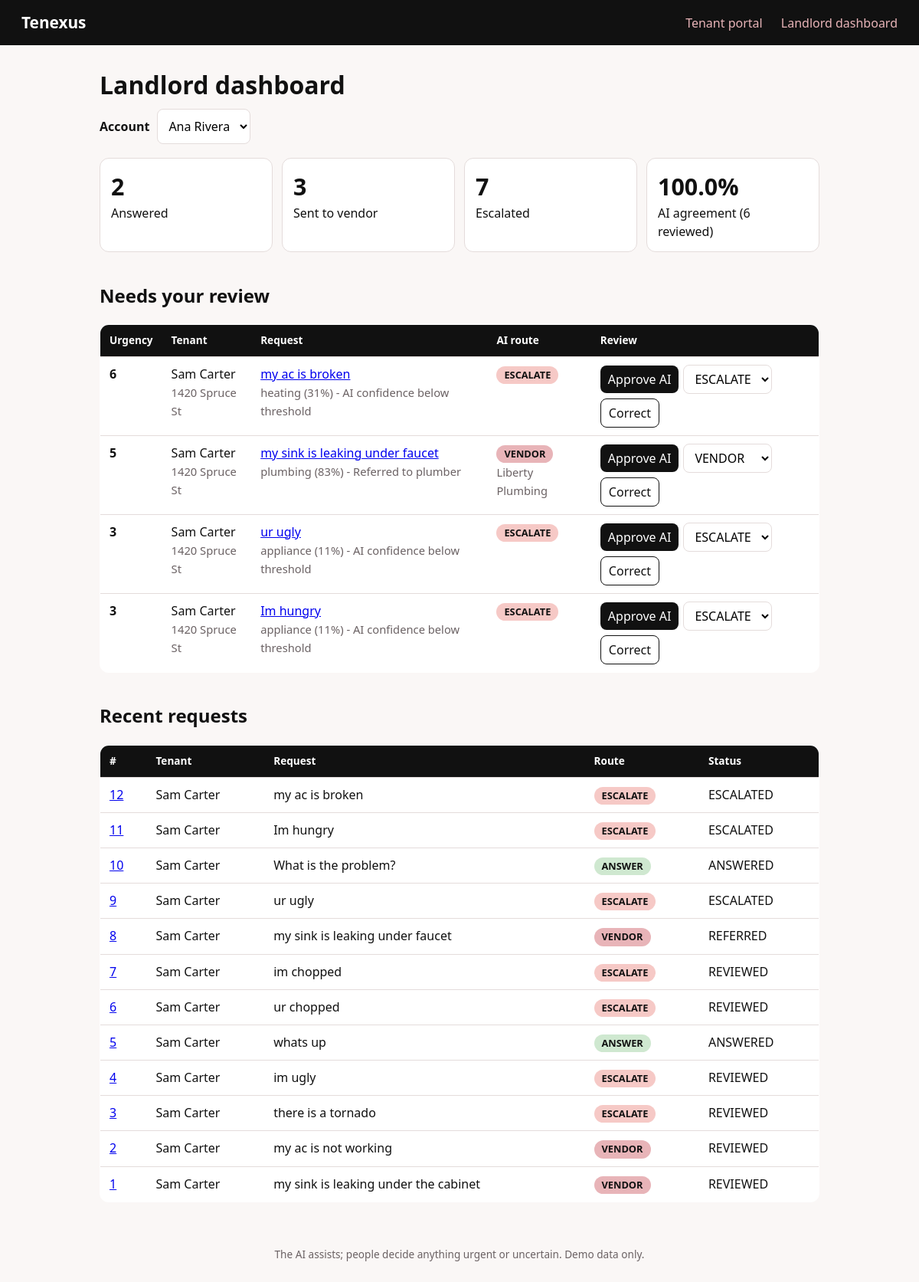
/dashboard, run on the app's committed database.
### tables this page shows
CREATE TABLE requests (
    id             INTEGER PRIMARY KEY,
    tenant_id      INTEGER NOT NULL REFERENCES tenants(id),
    property_id    INTEGER NOT NULL REFERENCES properties(id),
    message        TEXT NOT NULL CHECK (length(message) BETWEEN 5 AND 1000),
    created_at     TEXT NOT NULL DEFAULT (strftime('%Y-%m-%d %H:%M:%f', 'now')),
    category       TEXT NOT NULL CHECK (category IN
                   ('plumbing','electrical','heating','appliance','pests','lockout','safety','noise','question')),
    confidence     REAL NOT NULL CHECK (confidence BETWEEN 0 AND 1),
    urgency        INTEGER NOT NULL CHECK (urgency BETWEEN 0 AND 10),
    route          TEXT NOT NULL CHECK (route IN ('ANSWER','VENDOR','ESCALATE')),
    reason         TEXT NOT NULL,
    vendor_name    TEXT,
    vendor_phone   TEXT,
    answer_text    TEXT,
    status         TEXT NOT NULL CHECK (status IN
                   ('NEW','TRIAGED','ANSWERED','REFERRED','ESCALATED','REVIEWED')),
    landlord_route TEXT CHECK (landlord_route IN ('ANSWER','VENDOR','ESCALATE')),
    reviewed_at    TEXT,
    -- a request is reviewed exactly when the landlord's route is filled in
    CHECK ((landlord_route IS NULL) = (reviewed_at IS NULL))
);

CREATE TABLE tenants (
    id          INTEGER PRIMARY KEY,
    property_id INTEGER NOT NULL REFERENCES properties(id),
    name        TEXT NOT NULL CHECK (length(trim(name)) > 0),
    email       TEXT NOT NULL UNIQUE CHECK (email LIKE '%_@_%._%')
);

CREATE TABLE properties (
    id          INTEGER PRIMARY KEY,
    landlord_id INTEGER NOT NULL REFERENCES landlords(id),
    address     TEXT NOT NULL UNIQUE
);

### webapp/app.py (the view)
    @app.get("/dashboard")
    def dashboard():
        landlords = repo.list_landlords()
        landlord_id = request.args.get("landlord_id", type=int) or landlords[0]["id"]
        if repo.load_landlord(landlord_id) is None:
            raise NotFound("That landlord account does not exist.")
        return render_template("dashboard.html", landlords=landlords, landlord_id=landlord_id,
                               queue=repo.queue(landlord_id), recent=repo.recent(landlord_id),
                               stats=repo.stats(landlord_id), agreement=repo.agreement(landlord_id),
                               routes=ROUTES)

### webapp/repository.py (called while the page is built)
    @contextmanager
    def connect(self):
        conn = sqlite3.connect(self.db_path)
        conn.row_factory = sqlite3.Row
        conn.execute("PRAGMA foreign_keys = ON")
        try:
            yield conn
            conn.commit()
        except Exception:
            conn.rollback()
            raise
        finally:
            conn.close()

    def list_landlords(self):
        with self.connect() as db:
            return [dict(r) for r in db.execute("SELECT id, name FROM landlords ORDER BY id")]

    def load_landlord(self, landlord_id):
        with self.connect() as db:
            row = db.execute("SELECT * FROM landlords WHERE id = ?", (landlord_id,)).fetchone()
        return Landlord(row["id"], row["name"], row["email"]) if row else None

    def queue(self, landlord_id):
        with self.connect() as db:
            return [dict(r) for r in db.execute(
                "SELECT * FROM landlord_queue WHERE landlord_id = ? ORDER BY urgency DESC, created_at ASC, id ASC",
                (landlord_id,))]

    def recent(self, landlord_id, limit=15):
        with self.connect() as db:
            return [dict(r) for r in db.execute(
                "SELECT * FROM request_details WHERE landlord_id = ? ORDER BY created_at DESC, id DESC LIMIT ?",
                (landlord_id, limit))]

    def stats(self, landlord_id):
        counts = {"ANSWER": 0, "VENDOR": 0, "ESCALATE": 0}
        with self.connect() as db:
            for r in db.execute("SELECT route, total FROM request_stats WHERE landlord_id = ?", (landlord_id,)):
                counts[r["route"]] = r["total"]
        return counts

    def agreement(self, landlord_id):
        with self.connect() as db:
            row = db.execute("SELECT reviewed, agreed, agreement_pct FROM ai_agreement WHERE landlord_id = ?",
                             (landlord_id,)).fetchone()
        return dict(row) if row else {"reviewed": 0, "agreed": 0, "agreement_pct": None}

### webapp/templates/dashboard.html (shortened to what this page needs)
{% extends "base.html" %}
{% block content %}
<h1>Landlord dashboard</h1>
<form method="get" class="inline">
  <label for="landlord_id">Account</label>
  <select name="landlord_id" id="landlord_id" onchange="this.form.submit()">
    {% for l in landlords %}<option value="{{ l.id }}" {% if l.id == landlord_id %}selected{% endif %}>{{ l.name }}</option>{% endfor %}
  </select>
</form>
<section class="stats">
  <div class="stat"><span class="num">{{ stats.ANSWER }}</span><span>Answered</span></div>
  <div class="stat"><span class="num">{{ stats.VENDOR }}</span><span>Sent to vendor</span></div>
  <div class="stat"><span class="num">{{ stats.ESCALATE }}</span><span>Escalated</span></div>
  <div class="stat"><span class="num">{% if agreement.agreement_pct is not none %}{{ agreement.agreement_pct }}%{% else %}-{% endif %}</span>
    <span>AI agreement ({{ agreement.reviewed }} reviewed)</span></div>
</section>
<h2>Needs your review</h2>
{% if queue %}
<table>
  <tr><th>Urgency</th><th>Tenant</th><th>Request</th><th>AI route</th><th>Review</th></tr>
  {% for q in queue %}
  <tr>
    <td><strong>{{ q.urgency }}</strong></td>
    <td>{{ q.tenant_name }}<br><span class="muted">{{ q.property_address }}</span></td>
    <td><a href="{{ url_for('request_page', request_id=q.id) }}">{{ q.message }}</a><br>
        <span class="muted">{{ q.category }} ({{ '%.0f' % (q.confidence * 100) }}%) - {{ q.reason }}</span></td>
    <td><span class="pill {{ q.route|lower }}">{{ q.route }}</span>{% if q.vendor_name %}<br><span class="muted">{{ q.vendor_name }}</span>{% endif %}</td>
    <td>
      <form method="post" action="{{ url_for('review_form', request_id=q.id) }}" class="review">
        <button name="action" value="approve" type="submit">Approve AI</button>
        <select name="route" aria-label="Correct route">
          {% for r in routes %}<option value="{{ r }}" {% if r == q.route %}selected{% endif %}>{{ r }}</option>{% endfor %}
        </select>
        <button name="action" value="correct" type="submit" class="secondary">Correct</button>
      </form>
    </td>
  </tr>
  {% endfor %}
</table>
{% else %}<p class="muted">Nothing is waiting for you.</p>{% endif %}
<h2>Recent requests</h2>
{% if recent %}
<table>
  <tr><th>#</th><th>Tenant</th><th>Request</th><th>Route</th><th>Status</th></tr>
  {% for r in recent %}
  <tr>
    <td><a href="{{ url_for('request_page', request_id=r.id) }}">{{ r.id }}</a></td>
    <td>{{ r.tenant_name }}</td><td>{{ r.message }}</td>
    <td><span class="pill {{ r.route|lower }}">{{ r.route }}</span></td><td>{{ r.status }}</td>
  </tr>
  {% endfor %}
</table>
{% else %}<p class="muted">No requests yet. Send one from the tenant portal.</p>{% endif %}
{% endblock %}

### webapp/templates/base.html (shortened to what this page needs)
<!doctype html>
<html lang="en">
<head>
  <link rel="stylesheet" href="{{ url_for('static', filename='style.css') }}">
</head>
<body>
  <header class="top">
    <a class="brand" href="{{ url_for('portal') }}">Tenexus</a>
    <nav>
      <a href="{{ url_for('portal') }}">Tenant portal</a>
      <a href="{{ url_for('dashboard') }}">Landlord dashboard</a>
    </nav>
  </header>
  <main>{% block content %}{% endblock %}</main>
  <footer>The AI assists; people decide anything urgent or uncertain. Demo data only.</footer>
</body>
</html>

### webapp/static/style.css (style rules this page uses)
:root { --ink:#111; --bg:#faf7f6; --pink:#e8b4b8; --pink-dark:#c98a90; --line:#e4dcdb; --muted:#6b6264; }
* { box-sizing: border-box; }
body { margin:0; font-family: system-ui, -apple-system, "Segoe UI", Arial, sans-serif; background:var(--bg); color:var(--ink); line-height:1.5; }
.top { display:flex; justify-content:space-between; align-items:center; background:var(--ink); padding:14px 28px; }
.brand { color:#fff; font-weight:700; font-size:1.3rem; text-decoration:none; }
.top nav a { color:var(--pink); margin-left:20px; text-decoration:none; }
main { max-width:980px; margin:28px auto; padding:0 20px; }
footer { text-align:center; color:var(--muted); font-size:.85rem; padding:30px 10px; }
h1 { margin:.2em 0; }
h2 { margin-top:1.6em; }
.muted { color:var(--muted); font-size:.92rem; }
label { display:block; font-weight:600; margin:12px 0 4px; }
select, textarea { width:100%; padding:10px; border:1px solid var(--line); border-radius:8px; font:inherit; background:#fff; }
button { background:var(--ink); color:#fff; border:0; padding:10px 18px; border-radius:8px; font:inherit; cursor:pointer; margin-top:14px; }
button.secondary { background:#fff; color:var(--ink); border:1px solid var(--ink); }
.pill { display:inline-block; padding:2px 10px; border-radius:999px; font-size:.8rem; font-weight:700; background:var(--pink); color:var(--ink); }
.pill.escalate { background:#f6c9c6; }
.pill.answer { background:#cfe8d0; }
.stats { display:grid; grid-template-columns:repeat(4,1fr); gap:12px; margin:18px 0; }
.stat { background:#fff; border:1px solid var(--line); border-radius:12px; padding:14px; display:flex; flex-direction:column; }
.stat .num { font-size:1.9rem; font-weight:700; }
table { width:100%; border-collapse:collapse; background:#fff; border:1px solid var(--line); border-radius:12px; overflow:hidden; }
th, td { text-align:left; padding:10px 12px; border-bottom:1px solid var(--line); vertical-align:top; }
th { background:var(--ink); color:#fff; font-size:.85rem; }
form.inline { display:flex; align-items:center; gap:10px; }
form.inline label { margin:0; }
form.inline select { width:auto; }
form.review { display:flex; flex-wrap:wrap; gap:6px; align-items:center; }
form.review button, form.review select { margin:0; padding:6px 10px; width:auto; }

### data on the page
requests: urgency "6", tenant_name "Sam Carter", property_address "1420 Spruce St", message "my ac is broken", category "heating", q.confidence*100 "31", reason "AI confidence below threshold", route "ESCALATE", id "12", status "ESCALATED"
requests: urgency "5", tenant_name "Sam Carter", property_address "1420 Spruce St", message "my sink is leaking under faucet", category "plumbing", q.confidence*100 "83", reason "Referred to plumber", route "VENDOR", vendor_name "Liberty Plumbing", id "8", status "REFERRED"
requests: urgency "3", tenant_name "Sam Carter", property_address "1420 Spruce St", message "ur ugly", category "appliance", q.confidence*100 "11", reason "AI confidence below threshold", route "ESCALATE", id "9", status "ESCALATED"
requests: urgency "3", tenant_name "Sam Carter", property_address "1420 Spruce St", message "Im hungry", category "appliance", q.confidence*100 "11", reason "AI confidence below threshold", route "ESCALATE", id "11", status "ESCALATED"
requests: id "10", tenant_name "Sam Carter", message "What is the problem?", route "ANSWER", status "ANSWERED"
requests: id "7", tenant_name "Sam Carter", message "im chopped", route "ESCALATE", status "REVIEWED"
requests: id "6", tenant_name "Sam Carter", message "ur chopped", route "ESCALATE", status "REVIEWED"
requests: id "5", tenant_name "Sam Carter", message "whats up", route "ANSWER", status "ANSWERED"
requests: id "4", tenant_name "Sam Carter", message "im ugly", route "ESCALATE", status "REVIEWED"
requests: id "3", tenant_name "Sam Carter", message "there is a tornado", route "ESCALATE", status "REVIEWED"
requests: id "2", tenant_name "Sam Carter", message "my ac is not working", route "VENDOR", status "REVIEWED"
requests: id "1", tenant_name "Sam Carter", message "my sink is leaking under the cabinet", route "VENDOR", status "REVIEWED"

### other printed values
{{ stats.ANSWER }} "2"
{{ stats.VENDOR }} "3"
{{ stats.ESCALATE }} "7"
{{ agreement.agreement_pct }} "100.0"
{{ agreement.reviewed }} "6"
form field landlord_id "Ana Rivera"
